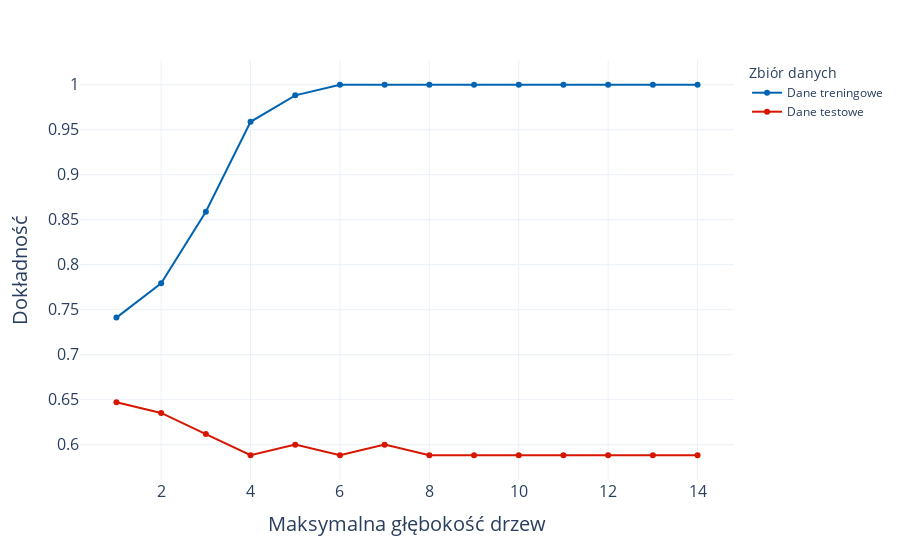

Source (notebook cell):
### Code cell
train_test_plot(depth, ma_train, ma_test, "Maksymalna głębokość drzew", "images4/max_depth_forest6")

### Figure 1 — Plotly figure (JSON) as saved in the notebook; plotly's stock layout.template omitted (floating-point values rounded to 4 significant figures)
{"data": [{"hovertemplate": "Zbiór danych=Dane treningowe<br>depth=%{x}<br>value=%{y}<extra></extra>", "legendgroup": "Dane treningowe", "line": {"color": "#0064B2", "dash": "solid", "shape": "linear"}, "marker": {"symbol": "circle"}, "mode": "markers+lines", "name": "Dane treningowe", "orientation": "v", "showlegend": true, "type": "scatter", "x": [1, 2, 3, 4, 5, 6, 7, 8, 9, 10, 11, 12, 13, 14], "xaxis": "x", "y": [0.7412, 0.7794, 0.8588, 0.9588, 0.9882, 1, 1, 1, 1, 1, 1, 1, 1, 1], "yaxis": "y"}, {"hovertemplate": "Zbiór danych=Dane testowe<br>depth=%{x}<br>value=%{y}<extra></extra>", "legendgroup": "Dane testowe", "line": {"color": "#D61600", "dash": "solid", "shape": "linear"}, "marker": {"symbol": "circle"}, "mode": "markers+lines", "name": "Dane testowe", "orientation": "v", "showlegend": true, "type": "scatter", "x": [1, 2, 3, 4, 5, 6, 7, 8, 9, 10, 11, 12, 13, 14], "xaxis": "x", "y": [0.6471, 0.6353, 0.6118, 0.5882, 0.6, 0.5882, 0.6, 0.5882, 0.5882, 0.5882, 0.5882, 0.5882, 0.5882, 0.5882], "yaxis": "y"}], "layout": {"legend": {"title": {"text": "Zbiór danych"}, "tracegroupgap": 0}, "margin": {"t": 60}, "showlegend": true, "xaxis": {"anchor": "y", "domain": [0, 1], "tickfont": {"size": 16}, "title": {"font": {"size": 20}, "text": "Maksymalna głębokość drzew"}}, "yaxis": {"anchor": "x", "domain": [0, 1], "tickfont": {"size": 16}, "title": {"font": {"size": 20}, "text": "Dokładność"}}}}
